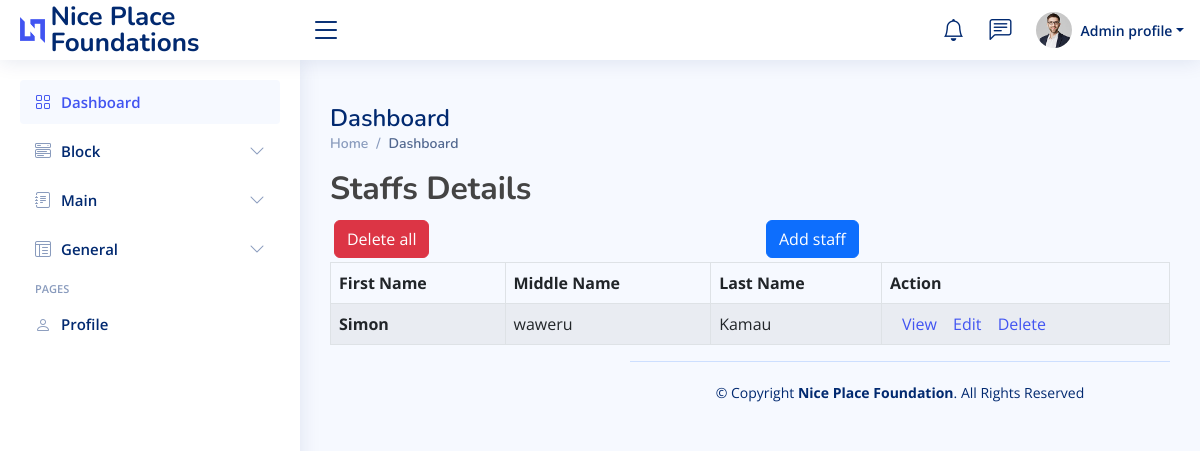
Screenshot of /home/staffs_detail/ with the database file from the repository.
### app/models.py (models this page shows)
class Staff(models.Model):
    first_name = models.CharField(max_length=200)
    middle_name = models.CharField(max_length=200)
    last_name = models.CharField(max_length=200)
    role = models.CharField(max_length=200)
    status = models.BooleanField(default=True)
    start_date = models.DateTimeField(auto_now_add=True, blank=True, null=True)
    end_date = models.DateTimeField(blank=True, null=True)

### app/staff_views.py (the view)
# urls.py: path('staffs_detail/', staff_views.staffs_detail, name='staffs_detail'),
def staffs_detail(request):
    staffs = Staff.objects.all()
    context = {
        'staffs' : staffs
    }
    return render(request, 'Dashboard/staffs_detail.html', context)

### app/templates/Dashboard/staffs_detail.html (shortened to what this page needs)
{% extends "Dashboard/base.html" %}
{% load bootstrap5 %}
{% block content %}
<div class="container-xl">
  <div class="table-responsive">
      <div class="table-wrapper">
          <div class="table-title">
              <div class="row">
                  <div class="col-sm-8"><h2><b>Staffs</b> <b>Details</b></h2></div>
              </div>
          </div>
          <div class="row">
            <div class="col m-1">
                <button type="submit" class="btn btn-danger"><a style="color:white;" href="{% url 'staffs_delete' %}">Delete all</a></button>
            </div>
            <div class="col m-1">
               <a href="{% url 'staff_create' %}"> <button type="submit" class="btn btn-primary">Add staff</button></a>
            </div>
          </div>
          <table class="table table-striped table-hover table-bordered">
              <thead>
                  <tr>
                      <th scope="col">First Name</th>
                      <th scope="col">Middle Name</th>
                      <th scope="col">Last Name</th>
                      <th scope="col"> Action</th>
                  </tr>
              </thead>
              <tbody>
                {% for staff in  staffs  %}
                <tr>
                  <th>{{ staff.first_name}}</th>
                  <td scope="row">{{ staff.middle_name }}</td>
                  <td scope="col">{{ staff.last_name }}</td>
                  <td>
                    <a href="{% url 'staff_detail' staff.pk %}" class="view" title="View" data-toggle="tooltip"><i class="material-icons">&#xE417;</i>View</a>
                    <a href="{% url 'staff_update' staff.pk %}" class="edit" title="Edit" data-toggle="tooltip"><i class="material-icons">&#xE254;</i>Edit</a>
                    <a href="{% url 'staff_delete' staff.pk %}" class="delete" title="Edit" data-toggle="tooltip"><i class="material-icons">&#xE517;</i>Delete</a>
             </td>
                </tr>
                {% endfor %}
              </tbody>
          </table>
      </div>
  </div>
</div>
{% endblock content %}

### static/css/style.css (style rules this page uses)
:root { scroll-behavior: smooth; }
body { font-family: "Open Sans", sans-serif; background: #f6f9ff; color: #444444; }
a { color: #4154f1; text-decoration: none; }
h1, h2, h3, h4, h5, h6 { font-family: "Nunito", sans-serif; }

### rows the page displays
Staff: first_name "Simon", middle_name "waweru", last_name "Kamau"
